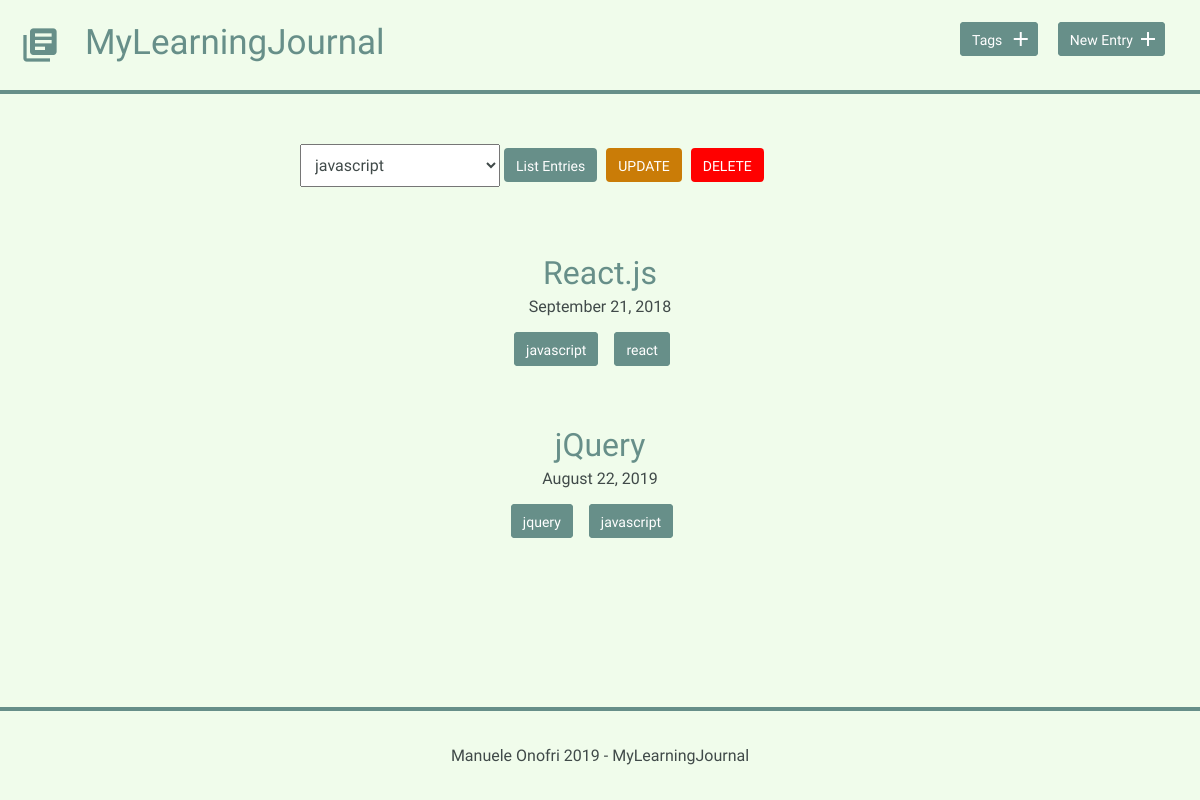
The page /tags.php?id=12 on the database its author committed.
### tables this page shows
CREATE TABLE "tags" (
	"id"	INTEGER NOT NULL PRIMARY KEY AUTOINCREMENT,
	"name"	TEXT NOT NULL UNIQUE
);

CREATE TABLE "entries" (
	`id`	INTEGER,
	`title`	TEXT,
	`date`	TEXT,
	`time_spent`	INTEGER,
	`learned`	BLOB,
	`resources`	BLOB,
	PRIMARY KEY(`id`)
);

### inc/functions.php (called while the page is built, shortened)
<?php
function get_entries_per_tag($tag_id) {
    include('connection.php');
    try {
        $results = $db->query('SELECT entries.* FROM entries JOIN entries_tags
                                ON entries.id = entries_tags.entries_id
                                WHERE entries_tags.tags_id = ?');
        $results->bindValue(1, $tag_id, PDO::PARAM_INT);
        $results->execute();
    } catch (Exception $e) {
       $e->getMessage();
    }
    $entries = $results->fetchAll(PDO::FETCH_ASSOC);
    return $entries;
}
function get_tags_per_entry($entry_id) {
    include('connection.php');
    try {
        $results = $db->query('SELECT tags.name, tags.id FROM tags JOIN entries_tags
                                ON tags.id = entries_tags.tags_id
                                WHERE entries_tags.entries_id = ?');
        $results->bindValue(1, $entry_id, PDO::PARAM_INT);
        $results->execute();
    } catch (Exception $e) {
       $e->getMessage();
    }
    $tags = $results->fetchAll(PDO::FETCH_ASSOC);
    return $tags;
}
function get_tags() {
    include('connection.php');
    try {
        $results = $db->query('SELECT name FROM tags ORDER BY name');
    } catch (Exception $e) {
       $e->getMessage();
    }
    $tags = array_map(function($t) { return $t['name'];}, $results->fetchAll(PDO::FETCH_ASSOC));
    return $tags;
}
function get_tag($tag_id) {
    include('connection.php');
    try {
        $result = $db->prepare('SELECT name FROM tags WHERE id = ?');
        $result->bindValue(1, $tag_id, PDO::PARAM_INT);
        $result->execute();
    } catch (Exception $e) {
        $e->getMessage();
    }
    $tag_name = $result->fetch(PDO::FETCH_ASSOC);
    return $tag_name;
}

### inc/entriesList.php (the view)
<div class="entry-list">
    <?php
    foreach ($entries as $entry) {
    $tags = get_tags_per_entry($entry['id']);
    ?>
        <article>
            <h2>
                <a href="detail.php?id=<?php echo $entry['id']; ?>">
                    <?php echo $entry['title']; ?>
                </a>
            </h2>
            <time datetime="<?php echo $entry['date']; ?>">
                <?php echo strftime("%B %e, %G", strtotime($entry['date'])); ?>
            </time>
            <?php
            if (!empty($tags)) {
                echo "<div class='tags-list'>";
                foreach ($tags as $tag) {
                    echo "<a href='tags.php?id=" . $tag['id'] . "' class='button button-tag'>" . $tag['name'] . "</a>";
                }
                echo "</div>";
            }
            ?>
        </article>
    <?php } ?>
</div>

### tags.php (shortened to what this page needs)
<?php
include('inc/functions.php');
$tags = get_tags();
if (isset($_GET['id'])) {
    $tag_id = filter_input(INPUT_GET, 'id', FILTER_SANITIZE_NUMBER_INT);
    $tag_name = get_tag($tag_id)['name'];
    $entries = get_entries_per_tag($tag_id);
}
include('inc/header.php');
?>
<div class="tags-control">
    <form action="tags.php" method="post">
        <select name="tag">
        <?php
        foreach ($tags as $tag) {
            if (isset($tag_id) && ($tag == $tag_name)) {
                echo "<option value='$tag' selected>$tag</option>";
            } else {
                echo "<option value='$tag'>$tag</option>";
            }
        }
        ?>
        </select>
        <input class="button" type="submit" name="submit" value="List Entries" />
        <input class="button button-update" type="submit" name="update" value="Update" />
        <input class="button button-delete" type="submit" name="delete" value="Delete" onclick="return confirm('Are you sure you want to delete the selected tag?')" />
    </form>
</div>
<?php
if (isset($entries)) {
    include('inc/entriesList.php');
}
?>
<?php include('inc/footer.php'); ?>

### css/site.css (style rules this page uses)
body { font-size: 16px; color: #404a49; font-family: 'Cousine', serif; font-weight: 400; background-color: rgb(240, 252, 235); position: relative; min-height: 100vh; }
.tags-control { display: box; width: 600px; margin: 50px auto 0; }
.button { padding: 8px 10px 6px 10px; background: #678f89; border: 2px solid #678f89; border-radius: 4px; text-decoration: none; color: #FFF; position: relative; text-align: center; font-size: 14px; }
.button-delete { text-transform: uppercase; background-color: rgb(255, 0, 0); border-color: rgb(255, 0, 0); }
.button-update { text-transform: uppercase; background-color: #ca7c07; border-color: #ca7c07; }
.button-tag { margin-right: 1rem; }
h1, h2, h3 { margin: 0; font-weight: 400; line-height: 1em; color: #000; }
h2 { font-size: 32px; }
h2 a { text-decoration: none; color: #678f89; }
.entry-list, .edit-entry, .new-entry, .edit-tag { max-width: 800px; margin: 0 auto; padding: 70px 0 150px 0; }
.entry-list article { margin-bottom: 70px; text-align: center; }
.entry-list article:last-child { margin-bottom: 0; }
.entry-list article h2 { margin-bottom: 8px; }
.tags-list { margin-top: 1.5rem; }
input[type=submit] { margin-right: 5px; }
select { padding: 10px; width: 200px; }

### rows shown on the page
tags: tag "javascript"
entries: title "React.js", date "September 21, 2018", name "javascript", name "react"
entries: title "jQuery", date "August 22, 2019", name "jquery", name "javascript"
